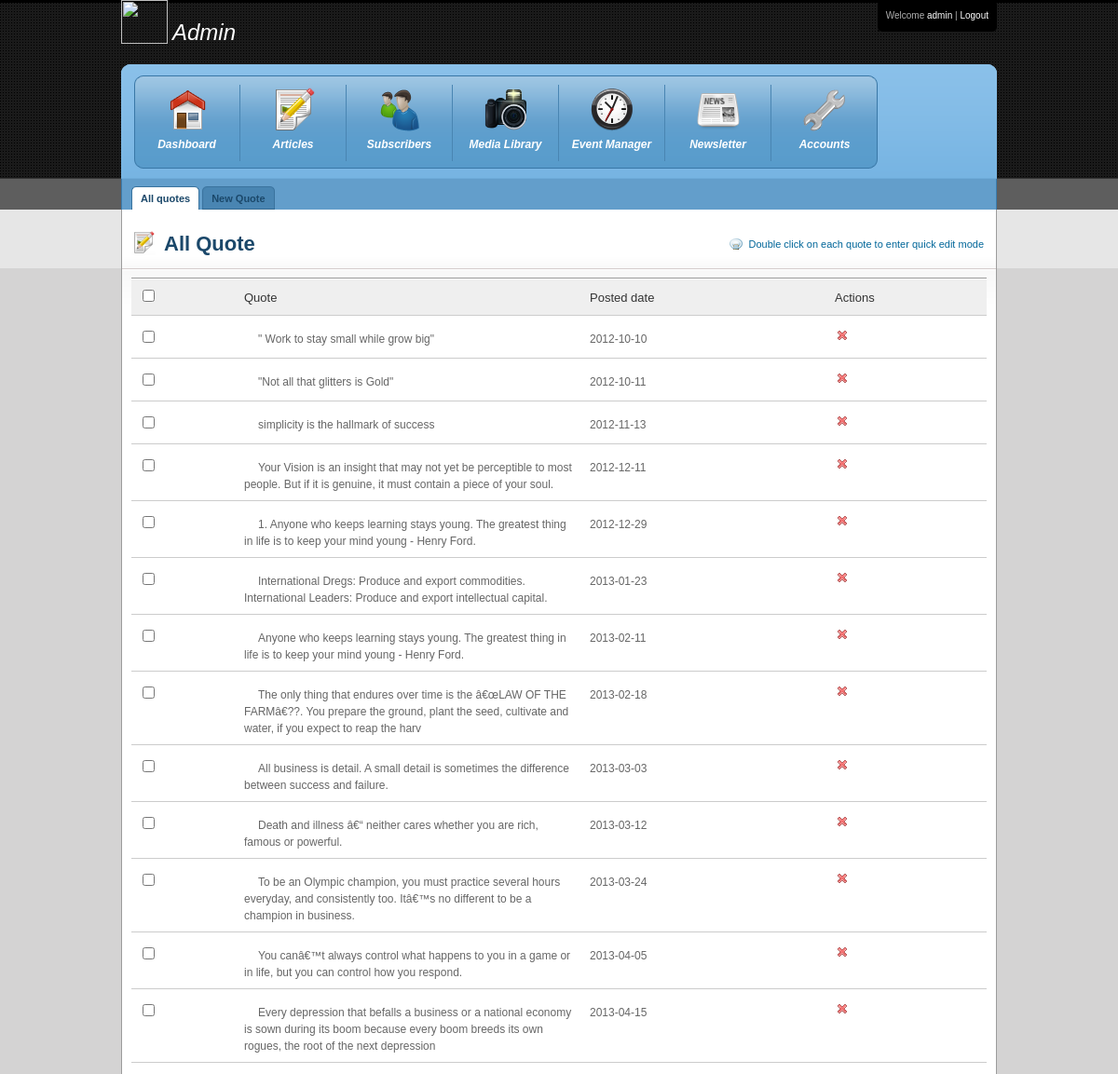
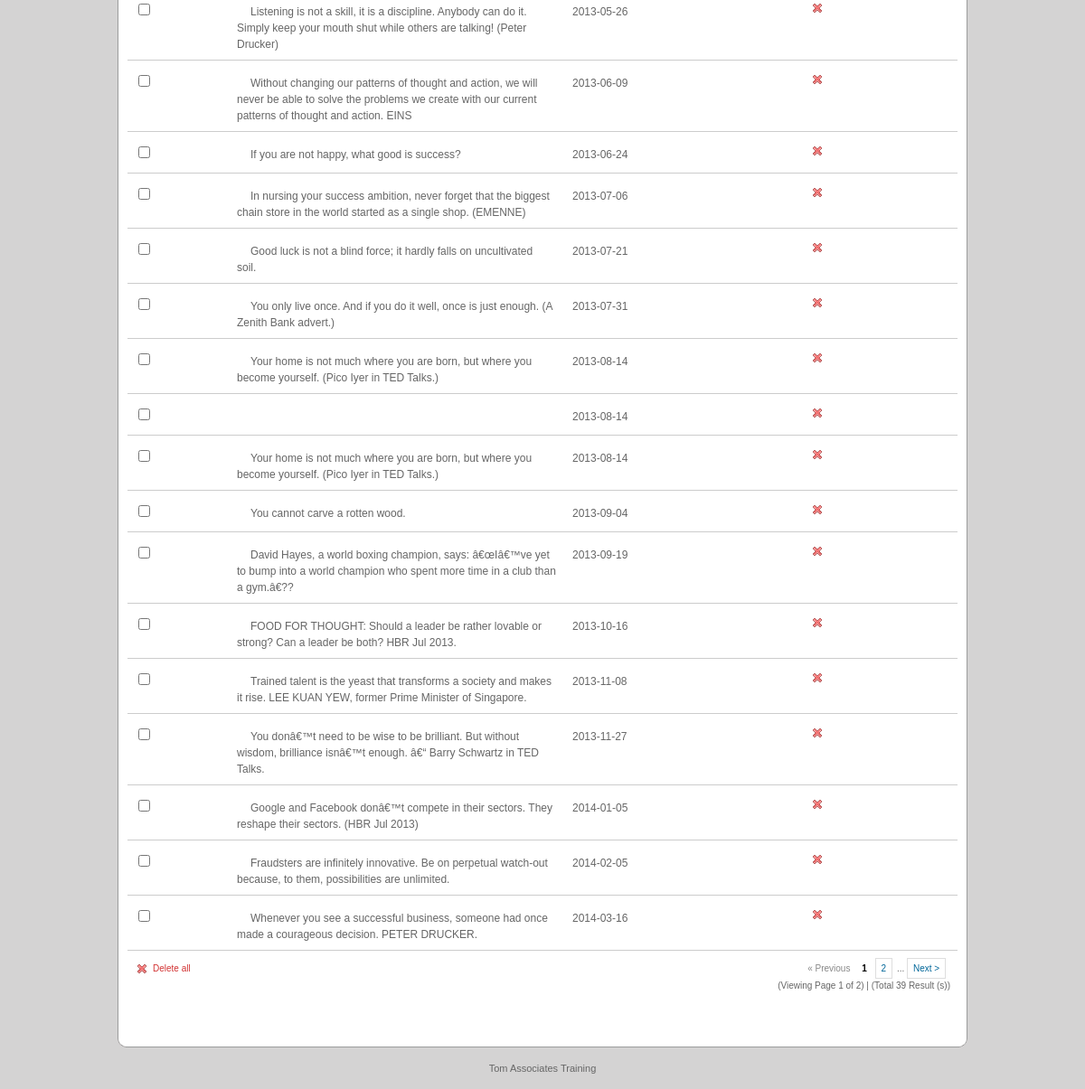
/admin/quotes.php (signed in), run on the app's committed database (2 pictures, top to bottom).
### tables this page shows
CREATE TABLE IF NOT EXISTS `quotes` (
  `quote_id` int(11) NOT NULL AUTO_INCREMENT,
  `content` varchar(160) NOT NULL,
  `posted_date` varchar(50) NOT NULL,
  PRIMARY KEY (`quote_id`)
);

### admin/quotes.php (the view, shortened to what this page needs)
<?php
require_once("../scripts/config.php");
require_once("../scripts/functions.php");
$recordperpage =  30;
	$pagenum = 1;
	$offset = ($pagenum - 1) * $recordperpage;
$result = MysqlSelectQuery("select * from quotes order by posted_date limit $offset, $recordperpage");
?>
<!DOCTYPE html PUBLIC "-//W3C//DTD XHTML 1.0 Transitional//EN" "http://www.w3.org/TR/xhtml1/DTD/xhtml1-transitional.dtd">
<html xmlns="http://www.w3.org/1999/xhtml"><head>
<link rel="stylesheet" type="text/css" href="css/960.css" />
<link rel="stylesheet" type="text/css" href="css/reset.css" />
<link rel="stylesheet" type="text/css" href="css/text.css" />
<link rel="stylesheet" type="text/css" href="css/blue.css" />
<link type="text/css" href="css/smoothness/ui.css" rel="stylesheet" />
</head>
<body>
<div class="container_16" id="wrapper">
<?php include ("headers/header.php");?>
<div class="grid_16" id="header">
<div id="menu">
	<ul class="group" id="menu_group_main">
		<li class="item first" id="one"><a href="dashboard.php" class="main"><span class="outer"><span class="inner dashboard">Dashboard</span></span></a></li>
        <li class="item middle" id="two"><a href="articles.php" class="main"><span class="outer"><span class="inner content">Articles</span></span></a></li>
        <li class="item middle" id="four"><a href="subscribers" class="main"><span class="outer"><span class="inner users">Subscribers</span></span></a></li>
		<li class="item middle" id="five"><a href="media" class="main"><span class="outer"><span class="inner media_library">Media Library</span></span></a></li>
		<li class="item middle" id="six"><a href="events" class="main"><span class="outer"><span class="inner event_manager">Event Manager</span></span></a></li>
		<li class="item middle" id="seven"><a href="newsletters" class="main"><span class="outer"><span class="inner newsletter">Newsletter</span></span></a></li>
		<li class="item last" id="eight"><a href="accounts" class="main"><span class="outer"><span class="inner settings">Accounts</span></span></a></li>
    </ul>
</div>
</div>
<div class="grid_16">
    <div id="tabs">
         <div class="container">
            <ul>
                       <li><a href="quotes.php" class="current"><span>All quotes</span></a></li>
                      <li><a href="newquote.php"><span>New Quote</span></a></li>
           </ul>
        </div>
    </div>
</div>
    <div class="grid_16" id="content">
    <div class="grid_9">
     <h1 class="content_edit">All Quote</h1>
    </div>
    <div class="grid_6" id="eventbox"><a href="#" class="inline_tip">Double click on each quote to enter quick edit mode</a>
    </div>
    <div id="portlets">
    <div class="portlet">
		<div class="portlet-content nopadding">
        <form action="" method="post" >
          <table width="100%" cellpadding="0" cellspacing="0" id="box-table-a" summary="Employee Pay Sheet">
            <thead>
              <tr id="chkrow">
                <th width="97" scope="col"><input name="checkall" type="checkbox" id="checkall" value="" /></th>
                <th colspan="2" scope="col"> Quote</th>
                <th width="247" scope="col">Posted date</th>
                <th width="155" scope="col">Actions</th>
              </tr>
            </thead>
            <tbody>
             <?php
			if(NUM_ROWS($result) > 0){
				while($rows = SqlArrays($result)){
					$id = $rows['quote_id'];
			?>
              <tr id="<?php echo $id; ?>" class="quotes">
                <td width="97"><label>
                    <input type="checkbox" name="checkbox" id="checkbox" />
                </label></td>
                <td colspan="2"><span id="first_<?php echo $id; ?>" class="text"><?php echo stripslashes($rows['content']); ?></span>
                  </td>
                <td><?php echo $rows['posted_date'];?></td>
                <td width="155"><a href="javascript:DeleteArticle(<?php echo $rows['quote_id'];?>)" class="delete_icon" title="Delete"></a></td>
              </tr>
              <?php
              }
			}
              else{
				  ?>
              <tr>
                <td colspan="5"><?php echo warningMsg("No Quote(s) found");?></td>
                </tr>
                <?php
			  }
			  ?>
              <tr class="footer">
                <td colspan="2"><a href="#" class="delete_inline">Delete all</a></td>
                <td colspan="4" align="right">
                                  </td>
                </tr>
            </tbody>
          </table>
        </form>
		</div>
      </div>
   </div>
  </div>
</div>
<div class="container_16" id="footer">Tom Associates Training</div>
</body>
</html>

### admin/css/960.css (style rules this page uses)
.container_12,.container_16 { margin-left:auto;margin-right:auto;width:960px }
.grid_1,.grid_2,.grid_3,.grid_4,.grid_5,.grid_6,.grid_7,.grid_8,.grid_9,.grid_10,.grid_11,.grid_12,.grid_13,.grid_14,.grid_15,.grid_16 { display:inline;float:left;margin-left:10px;margin-right:10px }
.container_12 .grid_12,.container_16 .grid_16 { width:940px }
.container_16 .grid_6 { width:340px }
.container_16 .grid_9 { width:520px }

### admin/css/text.css (style rules this page uses)
body { font:13px/1.5 "Trebuchet MS", Arial, Helvetica, sans-serif }
h1 { font-size:25px }
ul { list-style:disc }
li { margin-left:0px }
p,dl,hr,h1,h2,h3,h4,h5,h6,ol,ul,pre,table,address,fieldset { margin-bottom:20px }

### data on the page
quotes: content "\" Work to stay small while grow big\"", posted_date "2012-10-10"
quotes: content "\"Not all that glitters is Gold\"", posted_date "2012-10-11"
quotes: content "simplicity is the hallmark of success", posted_date "2012-11-13"
quotes: content "Your Vision is an insight that may not yet be perceptible to most people. But if it is genuine, it must contain a piece of your soul.", posted_date "2012-12-11"
quotes: content "1. Anyone who keeps learning stays young. The greatest thing in life is to keep your mind young - Henry Ford.", posted_date "2012-12-29"
quotes: content "International Dregs: Produce and export commodities. International Leaders: Produce and export intellectual capital.", posted_date "2013-01-23"
quotes: content "Anyone who keeps learning stays young. The greatest thing in life is to keep your mind young - Henry Ford.", posted_date "2013-02-11"
quotes: content "The only thing that endures over time is the â€œLAW OF THE FARMâ€??. You prepare the ground, plant the seed, cultivate and water, if you expect to reap the harv", posted_date "2013-02-18"
quotes: content "All business is detail. A small detail is sometimes the difference between success and failure.", posted_date "2013-03-03"
quotes: content "Death and illness â€“ neither cares whether you are rich, famous or powerful.", posted_date "2013-03-12"
quotes: content "To be an Olympic champion, you must practice several hours everyday, and consistently too. Itâ€™s no different to be a champion in business.", posted_date "2013-03-24"
quotes: content "You canâ€™t always control what happens to you in a game or in life, but you can control how you respond.", posted_date "2013-04-05"
quotes: content "Every depression that befalls a business or a national economy is sown during its boom because every boom breeds its own rogues, the root of the next depression", posted_date "2013-04-15"
quotes: content "Listening is not a skill, it is a discipline. Anybody can do it. Simply keep your mouth shut while others are talking! (Peter Drucker)", posted_date "2013-05-26"
quotes: content "Without changing our patterns of thought and action, we will never be able to solve the problems we create with our current patterns of thought and action. EINS", posted_date "2013-06-09"
quotes: content "If you are not happy, what good is success?", posted_date "2013-06-24"
quotes: content "In nursing your success ambition, never forget that the biggest chain store in the world started as a single shop. (EMENNE)", posted_date "2013-07-06"
quotes: content "Good luck is not a blind force; it hardly falls on uncultivated soil.", posted_date "2013-07-21"
quotes: content "You only live once. And if you do it well, once is just enough. (A Zenith Bank advert.)", posted_date "2013-07-31"
quotes: content "Your home is not much where you are born, but where you become yourself. (Pico Iyer in TED Talks.)", posted_date "2013-08-14"
quotes: posted_date "2013-08-14"
quotes: content "Your home is not much where you are born, but where you become yourself. (Pico Iyer in TED Talks.)", posted_date "2013-08-14"
quotes: content "You cannot carve a rotten wood.", posted_date "2013-09-04"
quotes: content "David Hayes, a world boxing champion, says: â€œIâ€™ve yet to bump into a world champion who spent more time in a club than a gym.â€??", posted_date "2013-09-19"
quotes: content "FOOD FOR THOUGHT: Should a leader be rather lovable or strong? Can a leader be both? HBR Jul 2013.", posted_date "2013-10-16"
quotes: content "Trained talent is the yeast that transforms a society and makes it rise. LEE KUAN YEW, former Prime Minister of Singapore.", posted_date "2013-11-08"
quotes: content "You donâ€™t need to be wise to be brilliant. But without wisdom, brilliance isnâ€™t enough. â€“ Barry Schwartz in TED Talks.", posted_date "2013-11-27"
quotes: content "Google and Facebook donâ€™t compete in their sectors. They reshape their sectors. (HBR Jul 2013)", posted_date "2014-01-05"
quotes: content "Fraudsters are infinitely innovative. Be on perpetual watch-out because, to them, possibilities are unlimited.", posted_date "2014-02-05"
quotes: content "Whenever you see a successful business, someone had once made a courageous decision. PETER DRUCKER.", posted_date "2014-03-16"

### other printed values
$_SESSION['first_name'] "admin"
$pagenum "1"
$maxpage "2"
$total_record "39"
